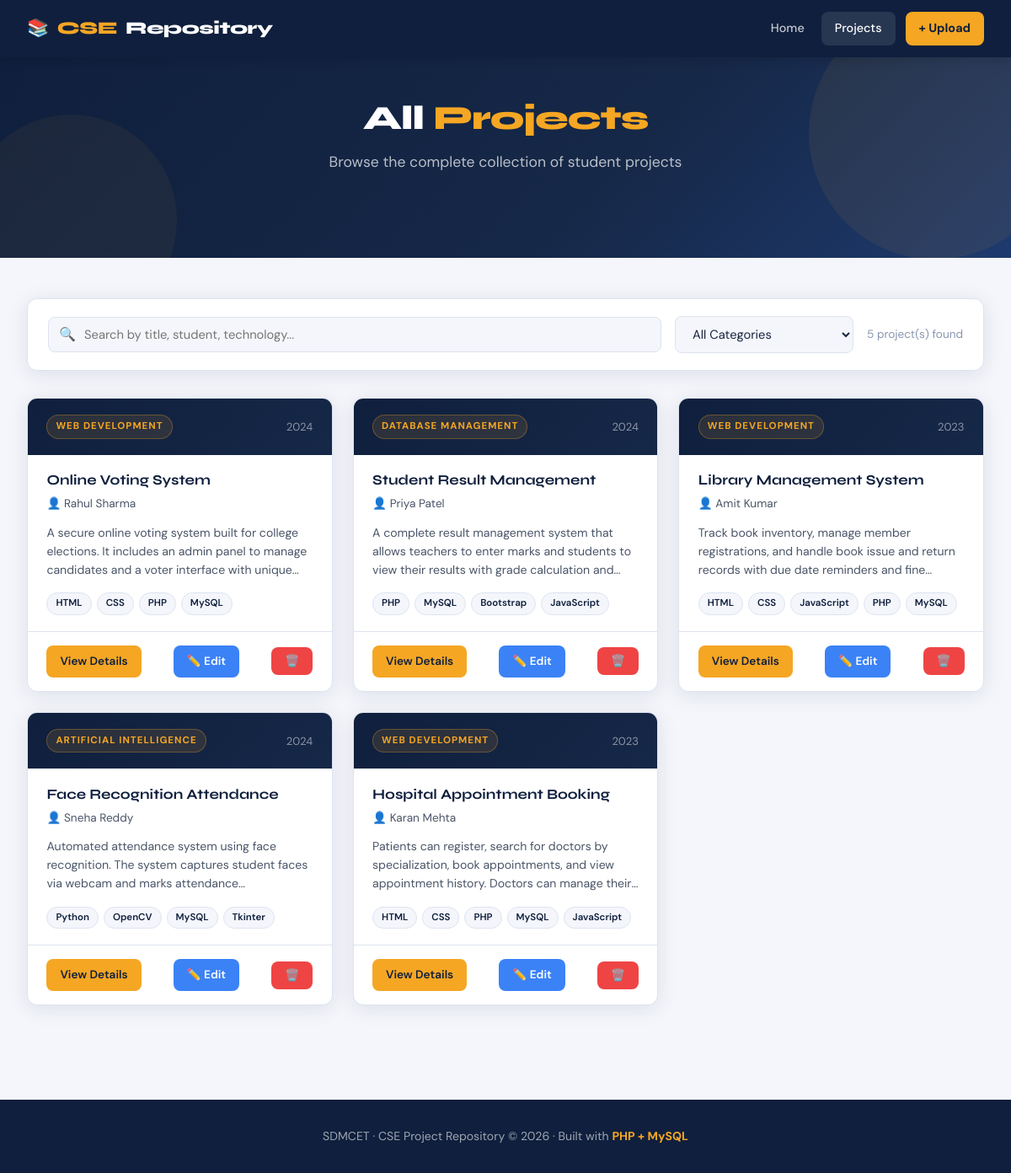
The app's page /projects.php with its own data.
### tables this page shows
CREATE TABLE IF NOT EXISTS projects (
    id          INT AUTO_INCREMENT PRIMARY KEY,    
    title       VARCHAR(255)  NOT NULL,            
    student_name VARCHAR(100) NOT NULL,            
    year        INT           NOT NULL,            
    category    VARCHAR(100)  NOT NULL,            
    technology  VARCHAR(255)  NOT NULL,            
    description TEXT          NOT NULL,            
    github_link VARCHAR(255)  DEFAULT '',          
    created_at  TIMESTAMP     DEFAULT CURRENT_TIMESTAMP   
);

### projects.php (the view, shortened to what this page needs)
<?php
include 'db.php';
$projectQuery = "SELECT * FROM projects ORDER BY created_at DESC";
$projectResult = mysqli_query($conn, $projectQuery);
$totalProjects = mysqli_num_rows($projectResult);
?>
<!DOCTYPE html>
<html lang="en">
<head>
    <link rel="stylesheet" href="style.css">
</head>
<body>
<nav>
    <div class="nav-brand">📚 <span>CSE</span> Repository</div>
    <div class="nav-links">
        <a href="index.php">Home</a>
        <a href="projects.php" class="active">Projects</a>
        <a href="upload.php" class="btn-upload">+ Upload</a>
    </div>
</nav>
<section class="hero" style="padding: 50px 2rem 60px;">
    <h1 style="font-size: clamp(1.6rem, 4vw, 2.5rem);">All <span>Projects</span></h1>
    <p>Browse the complete collection of student projects</p>
</section>
<div class="section">
    <div class="filter-bar">
        <div class="search-box">
            <span class="search-icon">🔍</span>
            <input
                type="text"
                id="searchInput"
                placeholder="Search by title, student, technology..."
                autocomplete="off"
            >
        </div>
        <select id="categoryFilter" class="filter-select">
            <option value="">All Categories</option>
        </select>
        <span class="results-count" id="resultsCount">
            <?php echo $totalProjects; ?> project(s) found
        </span>
    </div>
    <?php if ($totalProjects > 0): ?>
        <div class="projects-grid" id="projectsGrid">
            <?php while ($project = mysqli_fetch_assoc($projectResult)): ?>
                <div class="project-card" data-category="<?php echo htmlspecialchars($project['category']); ?>">
                    <div class="card-header">
                        <span class="card-category"><?php echo htmlspecialchars($project['category']); ?></span>
                        <span class="card-year"><?php echo $project['year']; ?></span>
                    </div>
                    <div class="card-body">
                        <h3 class="card-title"><?php echo htmlspecialchars($project['title']); ?></h3>
                        <p class="card-student">👤 <?php echo htmlspecialchars($project['student_name']); ?></p>
                        <p class="card-desc"><?php echo htmlspecialchars($project['description']); ?></p>
                        <div class="card-tech">
                            <?php
                            $techs = explode(',', $project['technology']);
                            foreach ($techs as $tech):
                                $tech = trim($tech);
                                if ($tech !== ''):
                            ?>
                                <span class="tech-tag"><?php echo htmlspecialchars($tech); ?></span>
                            <?php
                                endif;
                            endforeach;
                            ?>
                        </div>
                    </div>
                    <div class="card-footer">
                        <a href="project-detail.php?id=<?php echo $project['id']; ?>" class="btn btn-primary btn-sm">
                            View Details
                        </a>
                        <a href="edit-project.php?id=<?php echo $project['id']; ?>" class="btn btn-edit btn-sm">
                            ✏️ Edit
                        </a>
                        <form method="POST" action="delete-project.php" style="display:inline;"
                              onsubmit="return confirmDelete('<?php echo addslashes(htmlspecialchars($project['title'])); ?>')">
                            <button type="submit" class="btn btn-delete btn-sm">🗑️</button>
                        </form>
                    </div>
                </div>
            <?php endwhile; ?>
        </div>
    <?php endif; ?>
</div>
<footer>
    <p>SDMCET · CSE Project Repository &copy; <?php echo date('Y'); ?> · Built with <strong>PHP + MySQL</strong></p>
</footer>
</body>
</html>

### records on screen
projects: category "WEB DEVELOPMENT", year "2024", title "Online Voting System", student_name "Rahul Sharma", description "A secure online voting system built for college elections. It includes an admin panel to manage candidates and a voter interface with…", technology "HTML", technology "CSS", technology "PHP", technology "MySQL"
projects: category "DATABASE MANAGEMENT", year "2024", title "Student Result Management", student_name "Priya Patel", description "A complete result management system that allows teachers to enter marks and students to view their results with grade calculation…", technology "PHP", technology "MySQL", technology "Bootstrap", technology "JavaScript"
projects: category "WEB DEVELOPMENT", year "2023", title "Library Management System", student_name "Amit Kumar", description "Track book inventory, manage member registrations, and handle book issue and return records with due date reminders and…", technology "HTML", technology "CSS", technology "JavaScript", technology "PHP", technology "MySQL"
projects: category "ARTIFICIAL INTELLIGENCE", year "2024", title "Face Recognition Attendance", student_name "Sneha Reddy", description "Automated attendance system using face recognition. The system captures student faces via webcam and marks…", technology "Python", technology "OpenCV", technology "MySQL", technology "Tkinter"
projects: category "WEB DEVELOPMENT", year "2023", title "Hospital Appointment Booking", student_name "Karan Mehta", description "Patients can register, search for doctors by specialization, book appointments, and view appointment history. Doctors can manage…", technology "HTML", technology "CSS", technology "PHP", technology "MySQL", technology "JavaScript"

### other values on screen
$totalProjects "5"
